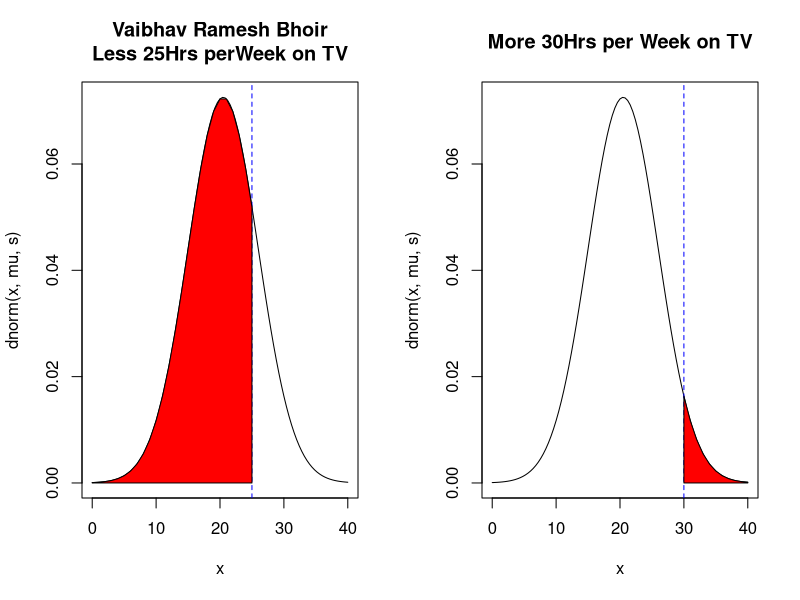

The R source for this figure:
mu = 20.5
s =5.5
par(mfrow=c(1,2)) 
#Find the student percent who watch less than 25hrs per week ?
r25 <- pnorm(25, mean = mu , sd = s)

codx <- c(0,seq(0,25,1),25)
cody <- c(0,dnorm(seq(0,25,1),mu,s),0)
curve(dnorm(x,mu,s),xlim=c(0,40),main='Vaibhav Ramesh Bhoir\nLess 25Hrs perWeek on TV')
abline(v=25, lty= 2, col = "blue")
polygon(codx,cody,col='red')

#Find the percent who watch over 30 hours per weekdaysDate()?
r30 <- pnorm(30, mean = mu , sd = s, lower.tail = FALSE)
curve(dnorm(x,mu,s),xlim=c(0,40),main='More 30Hrs per Week on TV')
abline(v=30, lty= 2, col = "blue")
codx <- c(30,seq(30,40,1),40)
cody <- c(0,dnorm(seq(30,40,1),mu,s),0)
polygon(codx,cody,col='red')

results <- c(r25, r30)
results

